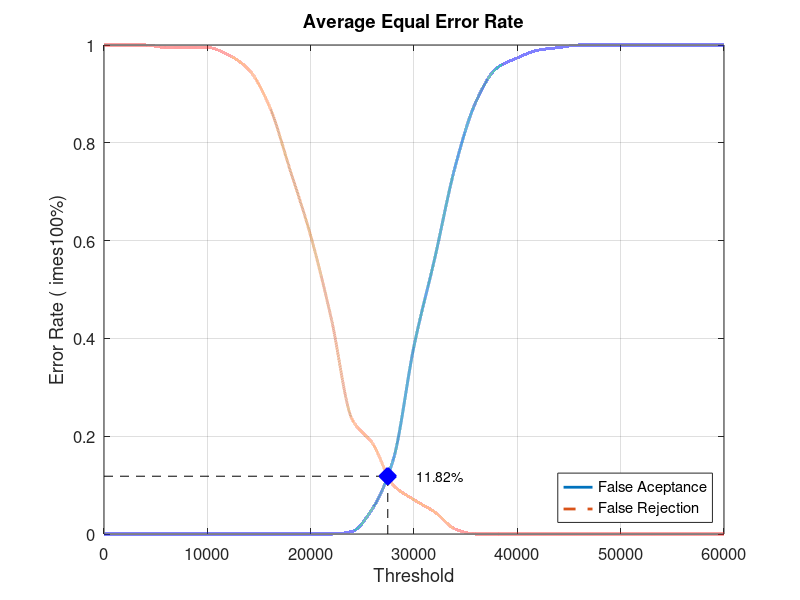
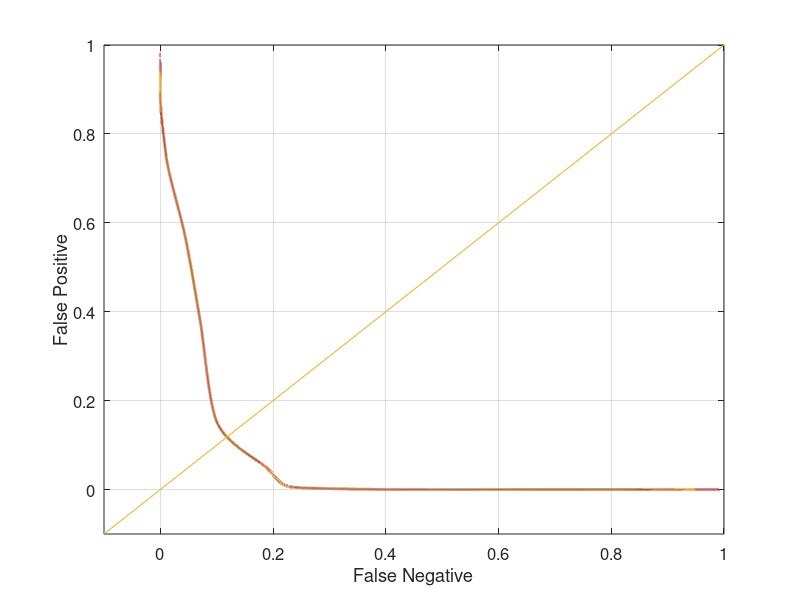

MATLAB code for these plots, in order:
close all;
clear;
clc;
x = 0:2000:60000;
xq = 0:0.5:60000;

y0 = [0 0 0 0 0 0 0 0 0 0 0 0 0.00526316 0.0526316 0.152632 0.384211 0.563158 0.752632 0.884211 0.952632 0.973684 0.989474 0.994737 1 1 1 1 1 1 1 1]
yy0 = interp1(x, y0, xq, 'pchip');
y1 = [1 1 1 0.995 0.995 0.995 0.98 0.95 0.875 0.745 0.61 0.44 0.235 0.185 0.1 0.07 0.045 0.01 0 0 0 0 0 0 0 0 0 0 0 0 0]
yy1 = interp1(x, y1, xq, 'pchip');

% Calculating EER: 
y2 = abs(y0 - y1);
find(y2 == min(y2))
yy2 = abs(yy0 - yy1);
xEER = find(yy2 == min(yy2));
xEERIndex = xq(xEER) % X-axis EER
yEER = yy0(xEER) % Y-axis EER

main = figure
plot(xq, yy0,'-','LineWidth', 2);	hold on
plot(xq, yy1,'--','LineWidth', 2);	hold on
plot([xEERIndex xEERIndex], [0 yEER], 'k--');	hold on
plot([0 xEERIndex], [yEER yEER], 'k--');	hold on
plot(xEERIndex, yEER, 'bx', 'LineWidth', 10);	hold on
text(xEERIndex + 10 * xEERIndex / 100, yEER, [num2str(round((10000 * yEER)) / 100) '%'])
legend('False Aceptance', 'False Rejection', 'Location', 'SouthEast')
xlabel('Threshold')
ylabel('Error Rate (	imes100%)')
title('Average Equal Error Rate')
set(gca, 'FontSize', 12)
axis([0 60000 0 1])
grid on

print(main, 'Database4_2Main', '-dpng');
FNRxFPR = figure('Color', [1 1 1]);
plot(yy1, yy0, '-', yy1, yy0, 'LineWidth', 2);
hold on
y = -0.1:0.1:1
plot(y, y); 
set(gca, 'FontSize', 12)
xlabel('False Negative')
ylabel('False Positive')
axis([-0.1 1 -0.1 1])
set(gca, 'FontSize', 12)
grid on

print(FNRxFPR, 'Database4_2FNRxFPR','-dpng');
